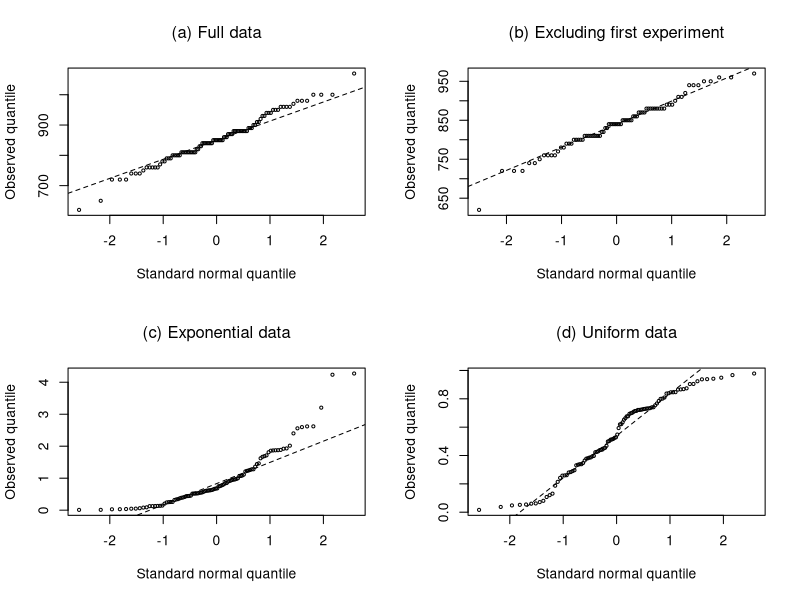

Here is the R script that generated this plot:
# Figure 4.8

x<- scan('michel.dat')

par(mfrow=c(2,2))
a <- qqnorm(x,plot=F)
  plot(a$x,a$y,xlab='Standard normal quantile',
       ylab='Observed quantile',type='n')
  points(a$x,a$y,cex=.5)
  qqline(x,lty=2)
  title(expression('(a) Full data'))

a <- qqnorm(x[21:100],plot=F)
  plot(a$x,a$y,xlab='Standard normal quantile',
       ylab='Observed quantile',type='n')
  points(a$x,a$y,cex=.5)
  qqline(x[21:100],lty=2)
  title(expression('(b) Excluding first experiment'))

set.seed(7)
x <- rexp(100)
  a <- qqnorm(x,plot=F)
  plot(a$x,a$y,xlab='Standard normal quantile',
       ylab='Observed quantile',type='n')
  points(a$x,a$y,cex=.5)
  qqline(x,lty=2)
  title(expression('(c) Exponential data'))

x <- runif(100)
  a <- qqnorm(x,plot=F)
  plot(a$x,a$y,xlab='Standard normal quantile',
       ylab='Observed quantile',type='n')
  points(a$x,a$y,cex=.5)
  qqline(x,lty=2)
  title(expression('(d) Uniform data'))
